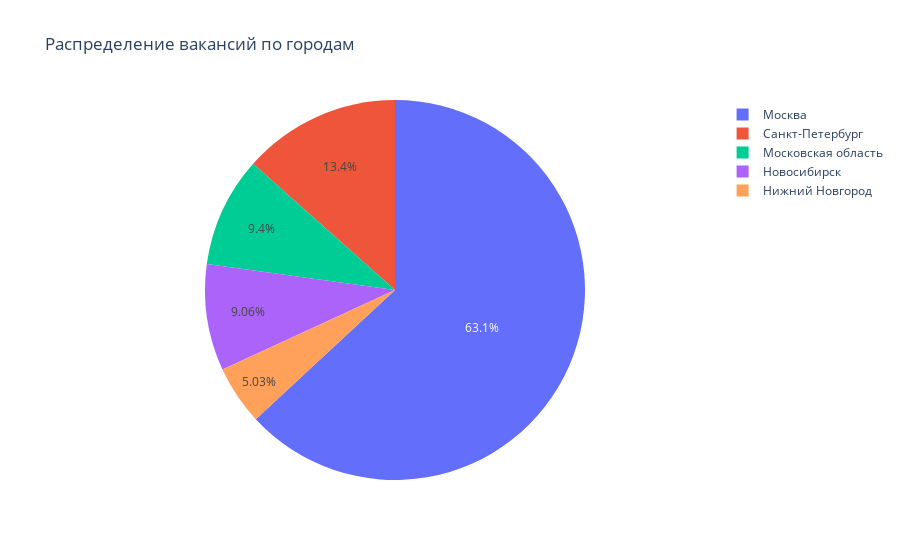

Notebook source saved alongside this figure:
### Code cell
trace0 = go.Pie(
    name = "",
    values = cities.values,
    labels = cities.index,
    hovertemplate = "%{label}: <br>Доля: %{percent} </br>Количество: %{value} вакансий"
)
layout= go.Layout(
    title= 'Распределение вакансий по городам'
)
fig = go.Figure(data = [trace0], layout = layout)
fig.show()

### Figure 1 — Plotly figure (JSON) as saved in the notebook; plotly's stock layout.template omitted (floating-point values rounded to 4 significant figures)
{"data": [{"hovertemplate": "%{label}: <br>Доля: %{percent} </br>Количество: %{value} вакансий", "labels": ["Москва", "Санкт-Петербург", "Московская область", "Новосибирск", "Нижний Новгород"], "name": "", "type": "pie", "values": [188, 40, 28, 27, 15]}], "layout": {"title": {"text": "Распределение вакансий по городам"}}}
